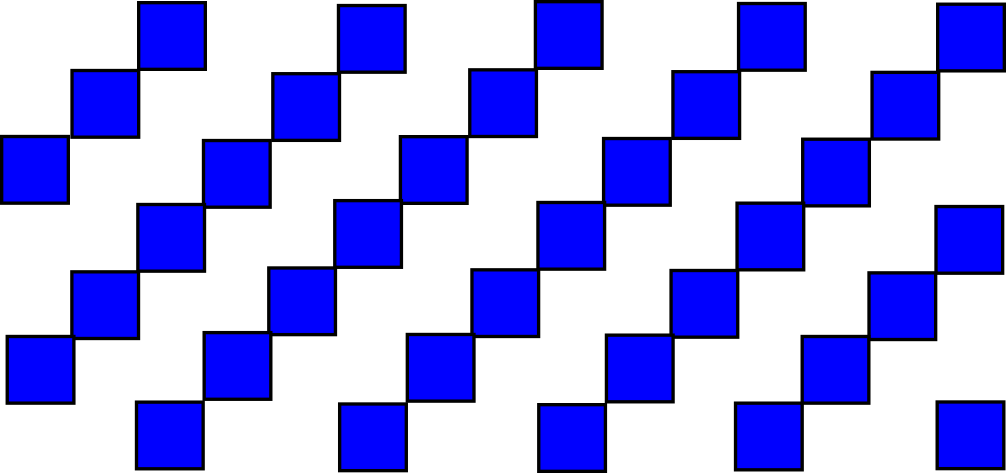
#> input picture resources/blue-0-0-255.png, 1006 x 473 px, given in place of the camera
$ python visionprocessor.py   (older library calls are emulated)
#> lines starting #> are read from the running program, lines starting #| are printed output that depends on the picture; after the words box and inside, x2 and y2 are one past the last pixel; in counts of white or black regions, pixels touching at a corner belong together
import cv2
import numpy as np

# loads an image (for debugging) or a video capture
capture = cv2.VideoCapture(0)

kernel = np.ones((5,5), np.uint8)

def filter_blue(img):
    hsv = cv2.cvtColor(frame, cv2.COLOR_BGR2HSV)

    lower_blue = np.array([110, 50, 50])
    upper_blue = np.array([130, 255, 255])

    mask = cv2.inRange(hsv, lower_blue, upper_blue)
    res = cv2.bitwise_and(frame, frame, mask = mask)

    return res

def auto_canny(img):
    v = np.median(img)

    lower = int(max(0, (1.0 - 0.33) * v))
    upper = int(min(255, (1.0 + 0.33) * v))

    return cv2.Canny(img, lower, upper)

def contour_rectangles(img):
    _, contours, _ = cv2.findContours(img.copy(), cv2.RETR_TREE, cv2.CHAIN_APPROX_SIMPLE)
    contours = sorted(contours, key = cv2.contourArea, reverse = True)[:40]
    rectangles = []

    for c in contours:
        peri = cv2.arcLength(c, True)
        approx = cv2.approxPolyDP(c, 0.02 * peri, True)

        if len(approx) in range(4,6):
            rectangles.append(c)

    return rectangles

while(1):
    # For demonstration
    # captures each frame
    _, frame = capture.read()
#> frame is the input picture: shape (473, 1006, 3); mean B, G, R 238.5, 163.3, 163.3
    #_, frame_full = capture.read()

    #frame = cv2.resize(frame_full, (0,0), fx=0.5, fy=0.5)

    # processes the image
    res = filter_blue(frame)
#> in filter_blue, `hsv = cv2.cvtColor(frame, cv2.COLOR_BGR2HSV)`: hsv: shape (473, 1006, 3); mean H, S, V 36.4, 77.3, 238.5
#> in filter_blue, `mask = cv2.inRange(hsv, lower_blue, upper_blue)`:
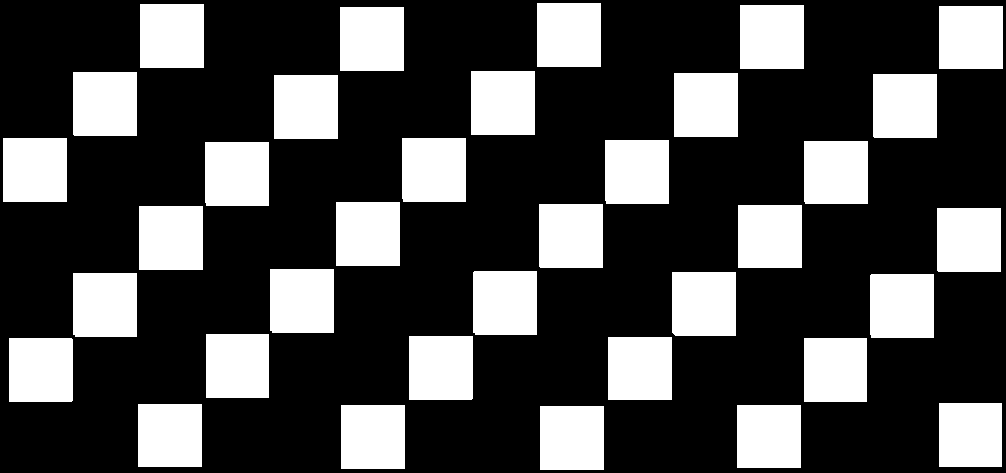
#> mask: shape (473, 1006); 30% white; 35 white regions, largest, box (x1, y1, x2, y2) and area: (537, 3, 601, 67) 4096, (140, 4, 204, 68) 4096, (740, 5, 804, 69) 4096
#> in filter_blue, `res = cv2.bitwise_and(frame, frame, mask = mask)`:
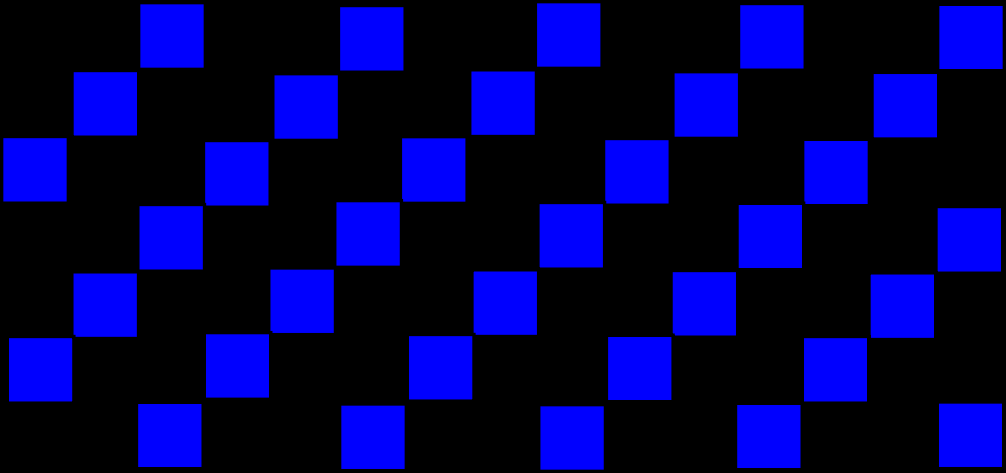
#> res: shape (473, 1006, 3); mean B, G, R 75.1, 0, 0

    greyscale = cv2.cvtColor(res, cv2.COLOR_BGR2GRAY)
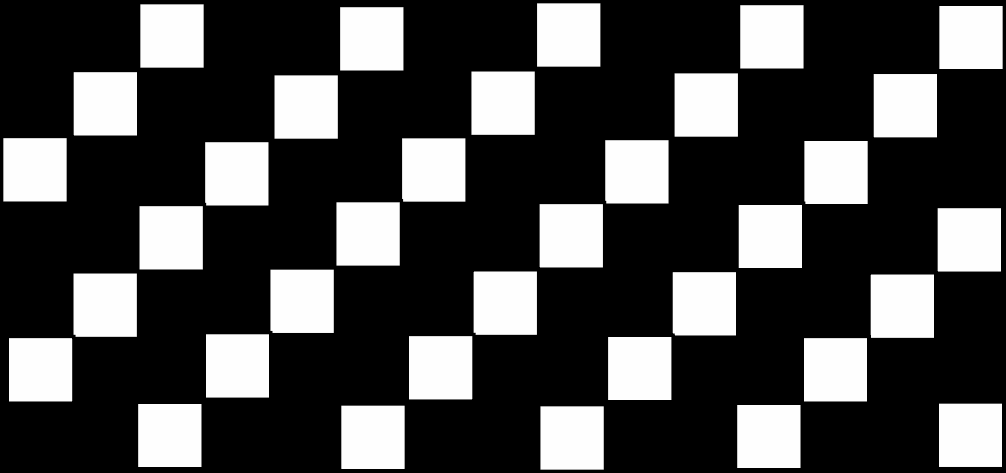
#> greyscale: shape (473, 1006); min 0, max 29, mean 8.5; drawn with min black and max white
    blurred = cv2.GaussianBlur(greyscale, (3, 3), 0)

    # img_dilation = cv2.dilate(blurred, kernel, iterations=1)

    edged = auto_canny(blurred)
#> in auto_canny, `v = np.median(img)`: v = 0
#> in auto_canny, `return cv2.Canny(img, lower, upper)`:
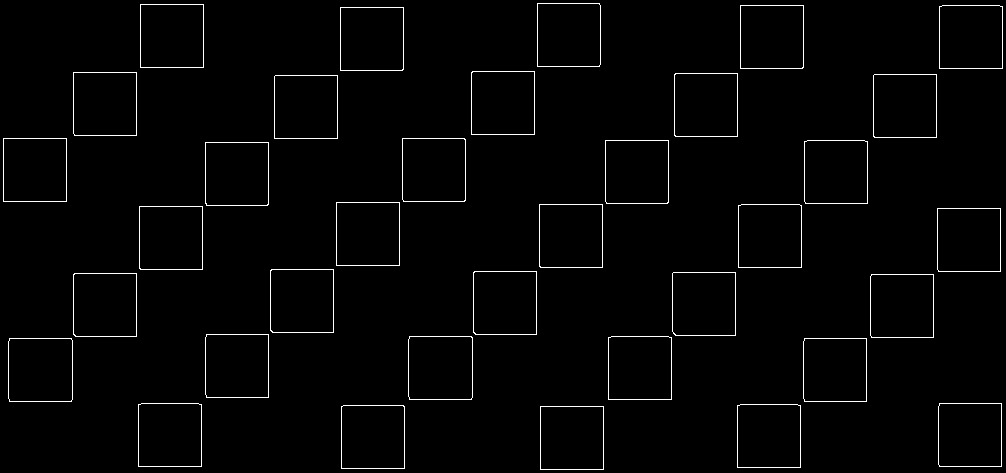
#> returned value: shape (473, 1006); 1.8% white in thin lines or dots
    rectangles = contour_rectangles(edged)
#> in contour_rectangles, `_, contours, _ = cv2.findContours(img.copy(), cv2.RETR_TREE, cv2.CHAIN..`: contours = 70 contours; largest, box (x1, y1, x2, y2) and area: (408, 336, 473, 400) 4025, (8, 338, 73, 402) 4024, (8, 338, 73, 402) 4022, (408, 336, 473, 400) 4022, (540, 406, 604, 470) 3969
#> in contour_rectangles, `contours = sorted(contours, key = cv2.contourArea, reverse = True)[:40]`: contours = 40 contours; largest, box (x1, y1, x2, y2) and area: (408, 336, 473, 400) 4025, (8, 338, 73, 402) 4024, (8, 338, 73, 402) 4022, (408, 336, 473, 400) 4022, (540, 406, 604, 470) 3969
#> the loop in contour_rectangles, `for c in contours:` made 40 passes
#> (peri, approx) on passes 1 to 12: (251.7, [[409, 336], [409, 399], [471, 399], [472, 337]]), (251.7, [[9, 338], [9, 401], [71, 401], [71, 338]]), (249.3, [[9, 339], [70, 338], [72, 399], [10, 401]]), (249.3, [[409, 337], [470, 336], [472, 397], [410, 399]]), (252, [[540, 406], [540, 469], [603, 469], [603, 406]]), (252, [[336, 202], [336, 265], [399, 265], [399, 202]]), (252, [[3, 138], [3, 201], [66, 201], [66, 138]]), (252, [[140, 4], [140, 67], [203, 67], [203, 4]]), (251.4, [[139, 206], [139, 268], [202, 269], [202, 206]]), (251.4, [[539, 204], [539, 266], [602, 267], [602, 204]]), (251.4, [[275, 75], [274, 138], [337, 138], [337, 75]]), (251.4, [[472, 71], [471, 134], [534, 134], [534, 71]])
#> after the loop in contour_rectangles, `for c in contours:`: rectangles has the same summary as contours
#> rectangles has the same summary as contours in contour_rectangles

    cv2.drawContours(frame, rectangles, -1, (0, 255, 0), 3)
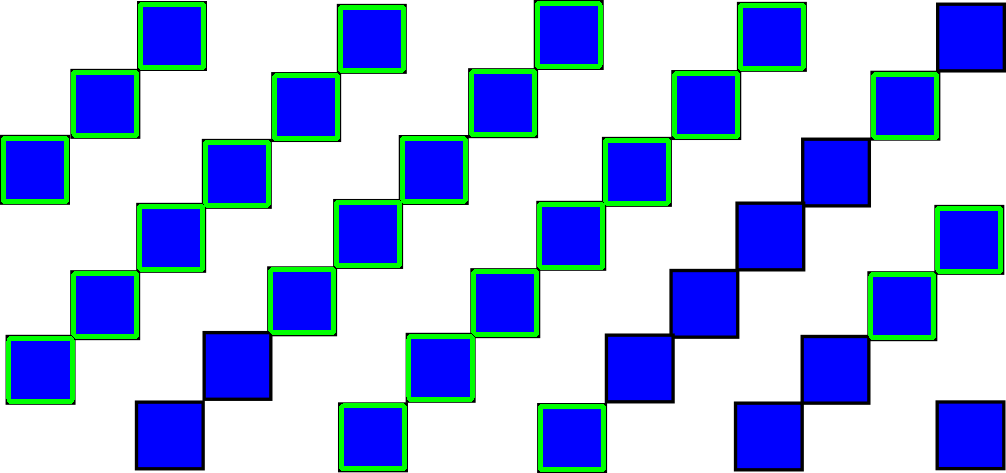
#> frame: shape (473, 1006, 3); 6.53% of pixels changed, all inside (x1, y1, x2, y2) = (1, 1, 1003, 472)

    # for debugging only
    cv2.imshow('frame', frame)
    # cv2.imshow('mask', mask)
    # cv2.imshow('res', res)
    # cv2.imshow('edgy', edged)

    k = cv2.waitKey(5) & 0xFF
#> (key Esc is pressed here)
    if k == 27:
        break

capture.release()
cv2.destroyAllWindows()
